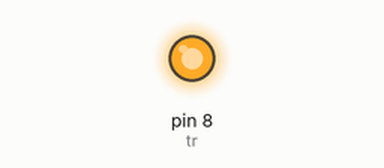
Recording of a sketch running on a simulated Arduino Uno, built with avr-gcc and run on an emulated ATmega328P. On the bench: output pins drawn as LEDs (lit = HIGH).

Above: at 0.5 s.
At 31.0 s:
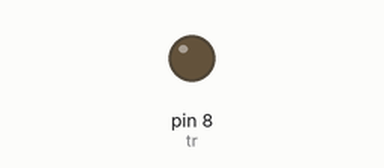
Timing chart, 0 to 79.3 s (numbered marks = the images above):
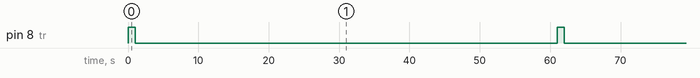

The sketch:

solenoid_test.ino
```cpp
int tr = 8;

void setup() {
  pinMode(tr, OUTPUT);
}

void loop() {
  digitalWrite(tr, HIGH);
  delay(1000);
  digitalWrite(tr, LOW);
  delay(60000);
}
```

Measured:
- by itself, pin 8 (tr): alternates HIGH for 1.0 s and LOW for 60.0 s
